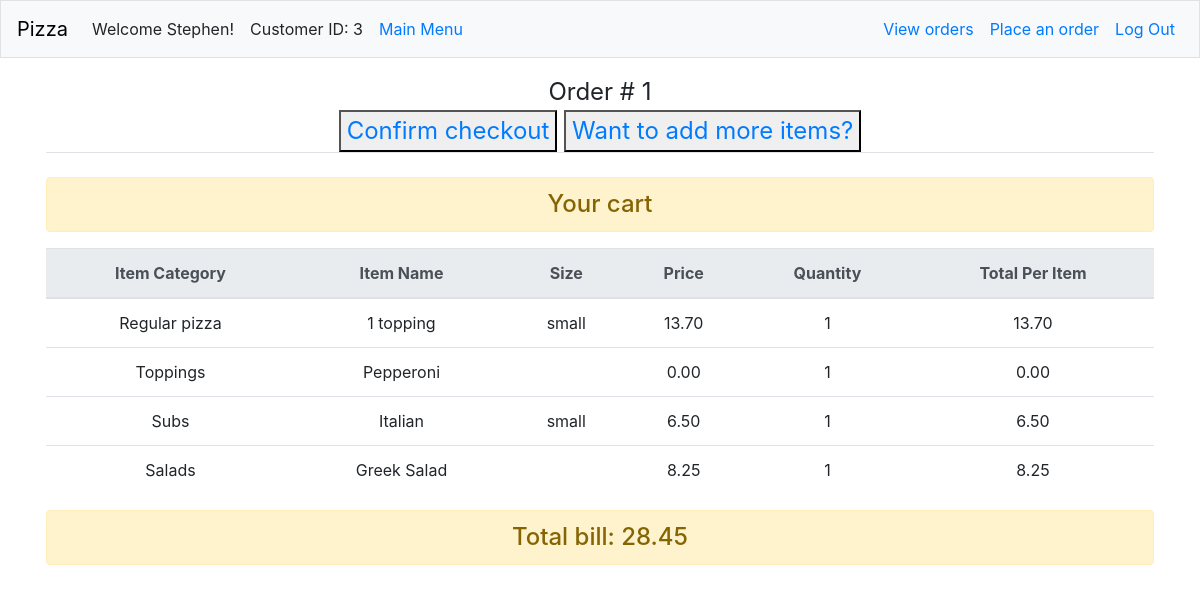
/customer/1/cart/1 (signed in), run on the app's committed database.
### orders/models.py (models this page shows)
class CustOrderSelection(models.Model):
    order_id = models.ForeignKey(CustOrder, on_delete=models.CASCADE)
    food_name = models.CharField(max_length=64)
    category = models.CharField(max_length=64, null=True, blank=True)
    food_size = models.CharField(max_length=64, null=True, blank=True)
    food_price = models.DecimalField(max_digits=4, decimal_places=2, null=True, blank=True)
    quantity = models.IntegerField()
    total_per_item = models.DecimalField(max_digits=4, decimal_places=2)
    class Meta:
        verbose_name_plural = "Customer Order Selection"

### orders/views.py (the view)
# urls.py: path("customer/<int:user_id>/cart/<int:order_id>", views.cart, name="cart"),
def cart(request, user_id, order_id):
    if request.user.is_authenticated:
        items = Customer.view_cart(request, user_id, order_id)
        bill_amount = get_grand_total(order_id)
        context = {
            "order_id": order_id,
            "items": items,
            "grand_total": bill_amount
            }
        return render(request, "cart.html", context)
    else:
        return render(request, "login.html")

### orders/models.py (called while the page is built)
def get_grand_total(order_id):
    result = CustOrderSelection.objects.filter(order_id_id=order_id)
    total = []
    for i in result:
        total.append(i.total_per_item)
    bill_amount = sum(total)
    return bill_amount

    def view_cart(self, user_id, order_id):
        items = CustOrderSelection.objects.filter(order_id_id=order_id)
        return items

### orders/templates/cart.html (shortened to what this page needs)
{% extends "layout.html" %}
{% block content %}
    <legend class="border-bottom mb-4 text-center">
        <div>
            Order # {{ order_id }}
        </div>
        <div>
            <button type="submit">
            <a href="/customer/{{ user.id }}/checkout/{{ order_id }}">Confirm checkout</a>
            </button>
            <button type="submit">
            <a href="/customer/{{ user.id }}/add/{{ order_id }}">Want to add more items?</a>
            </button>
        </div>
    </legend>
    <h4 class="alert alert-warning text-center">Your cart</h4>
    <table class="table text-center">
        <thead class="thead-light">
            <tr>
                <th scope="col">Item Category</th>
                <th scope="col">Item Name</th>
                <th scope="col">Size</th>
                <th scope="col">Price</th>
                <th scope="col">Quantity</th>
                <th scope="col">Total Per Item</th>
            </tr>
        </thead>
        <tbody>
            {% for i in items %}
            <tr>
                <td>{{ i.category }}</td>
                <td>{{ i.food_name }}</td>
                <td>{{ i.food_size }}</td>
                <td>{{ i.food_price }}</td>
                <td>{{ i.quantity }}</td>
                <td>{{ i.total_per_item }}</td>
            </tr>
            {% endfor %}
        </tbody>
    </table>
    <h4 class="alert alert-warning text-center">Total bill: {{ grand_total }}</h4>
{% endblock %}

### orders/templates/layout.html (shortened to what this page needs)
<!DOCTYPE html>
<html lang="en">
    <head>
        <link rel="stylesheet" href="https://stackpath.bootstrapcdn.com/bootstrap/4.1.3/css/bootstrap.min.css">
    </head>
    <body>
        <nav class="navbar navbar-expand-lg bg-light border">
            <a class="navbar-brand" style="color:black">Pizza</a>
            <div class="collapse navbar-collapse">
                {% if user.is_authenticated %}
                <ul class="navbar-nav">
                    <li class="nav-item"><a class="nav-link">Welcome {{ user.username }}!</a></li>
                    <li class="nav-item"><a class="nav-link">Customer ID: {{ user.id }}</a></li>
                    <li class="nav-item"><a class="nav-link" href="/">Main Menu</a></li>
                </ul>
                <ul class="navbar-nav ml-auto">
                    <li class="nav-item"><a class="nav-link" href="/customer/{{ user.id }}/view-orders">View orders</a></li>
                    <li class="nav-item"><a class="nav-link" href="/customer/{{ user.id }}/place-an-order">Place an order</a></li>
                    <li class="nav-item"><a class="nav-link" href="{% url 'logout' %}">Log Out</a></li>
                </ul>
                {% else %}
                    <ul class="navbar-nav ml-auto">
                        <li class="nav-item"><a class="nav-link" href="{% url 'signup'%}">Sign Up</a>
                        <li class="nav-item"><a class="nav-link" href="{% url 'login' %}">Log In</a></li>
                    </ul>
                {% endif %}
            </div>
        </nav>
        <main class="container p-3">
            {% block content %}
            {% endblock %}
        </main>
    </body>
</html>

### data on the page
CustOrderSelection: category "Regular pizza", food_name "1 topping", food_size "small", food_price "13.70", quantity "1", total_per_item "13.70"
CustOrderSelection: category "Toppings", food_name "Pepperoni", food_price "0.00", quantity "1", total_per_item "0.00"
CustOrderSelection: category "Subs", food_name "Italian", food_size "small", food_price "6.50", quantity "1", total_per_item "6.50"
CustOrderSelection: category "Salads", food_name "Greek Salad", food_price "8.25", quantity "1", total_per_item "8.25"

### other printed values
{{ user.username }} "Stephen"
{{ user.id }} "3"
{{ order_id }} "1"
{{ grand_total }} "28.45"
